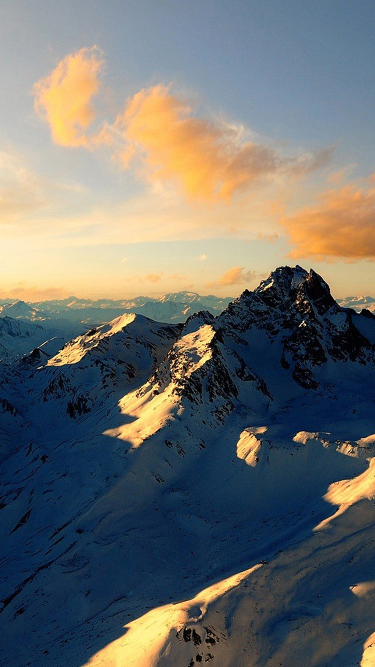
#> input picture python-master/python-master/A1014280203/5/143093073884786_0.jpg, 750 x 1334 px (shown at 1/2 size); its folder holds 4 pictures in this run
$ python 5.py   (older library calls are emulated)
#> lines starting #> are read from the running program, lines starting #| are printed output that depends on the picture
# iphone5 1136*640
import os
from PIL import Image

ext = ['jpg', 'jpeg', 'png']
files = os.listdir('.')


def process_image(filename, mwidth=640, mheight=1136):
#> called with filename = '143093073884786_0.jpg', mwidth = 640, mheight = 1136
    image = Image.open(filename)
#> image is the input picture: PIL image 750x1334 RGB; mean R, G, B 108.8, 111, 108.7
    w, h = image.size
#> w = 750; h = 1334
    if w <= mwidth and h <= mheight:
        print(filename, 'is OK.')
        return
    if 1.0*w/mwidth > 1.0*h/mheight:
        scale = 1.0*w/mwidth
        new_im = image.resize((int(w/scale), int(h/scale)), Image.ANTIALIAS)
    else:
        scale = 1.0*h/mheight
#> scale = 1.17
        new_im = image.resize((int(w/scale), int(h/scale)), Image.ANTIALIAS)
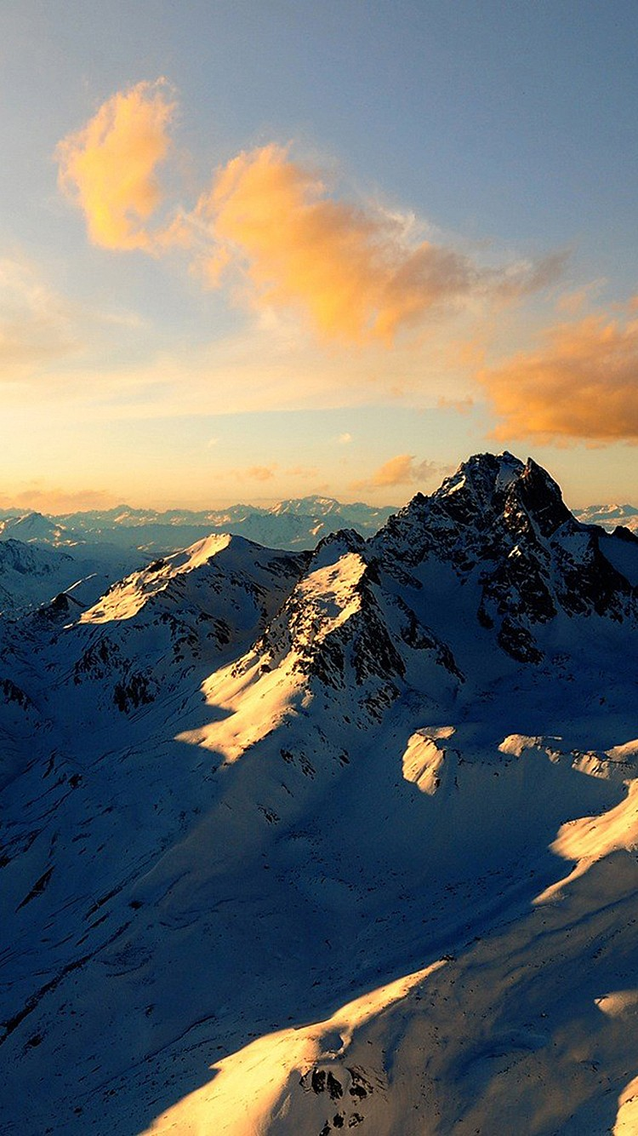
#> new_im: PIL image 638x1136 RGB; mean R, G, B 108.9, 111, 108.7
    new_im.save('new-'+filename)
    new_im.close()


for file in files:
    if file.split('.')[-1] in ext:
        process_image(file)
#> pass 2 of the loop `for file in files:`:
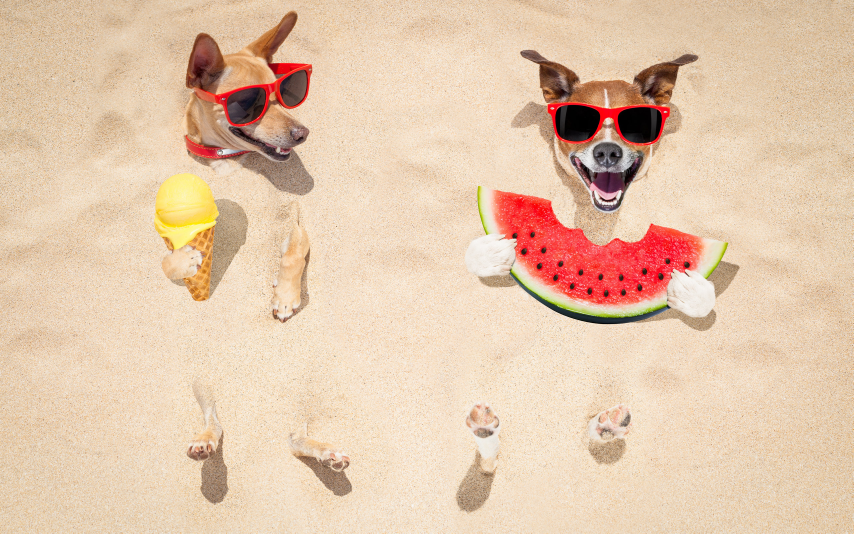
#> input picture python-master/python-master/A1014280203/5/1F524114F4-4.jpg, 2560 x 1600 px (shown at 1/3 size)
#> in process_image, image is the input picture: PIL image 2560x1600 RGB; mean R, G, B 228.3, 199.7, 173.7
#> in process_image (call 2), `new_im = image.resize((int(w/scale), int(h/scale)), Image.ANTIALIAS)`:
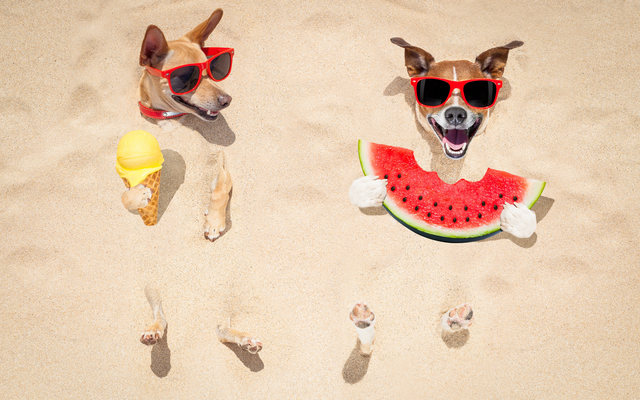
#> new_im: PIL image 640x400 RGB; mean R, G, B 228.2, 199.7, 173.7
